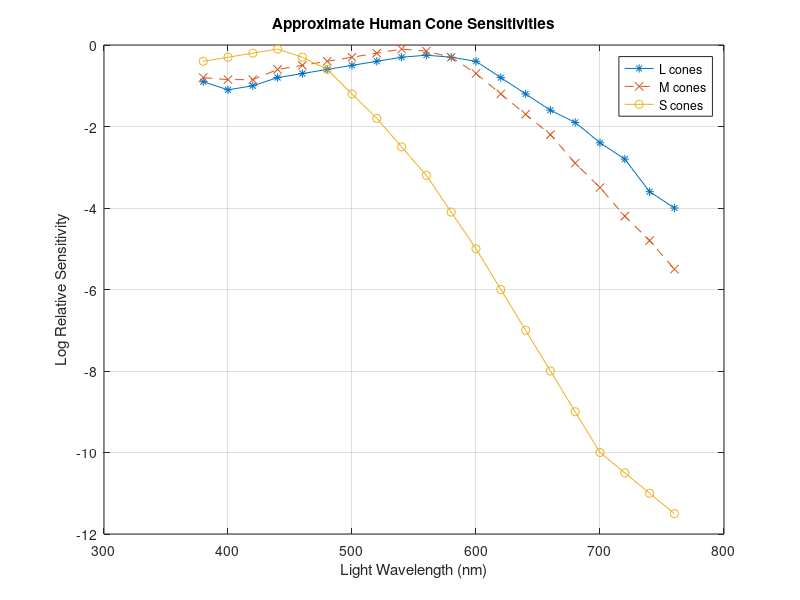
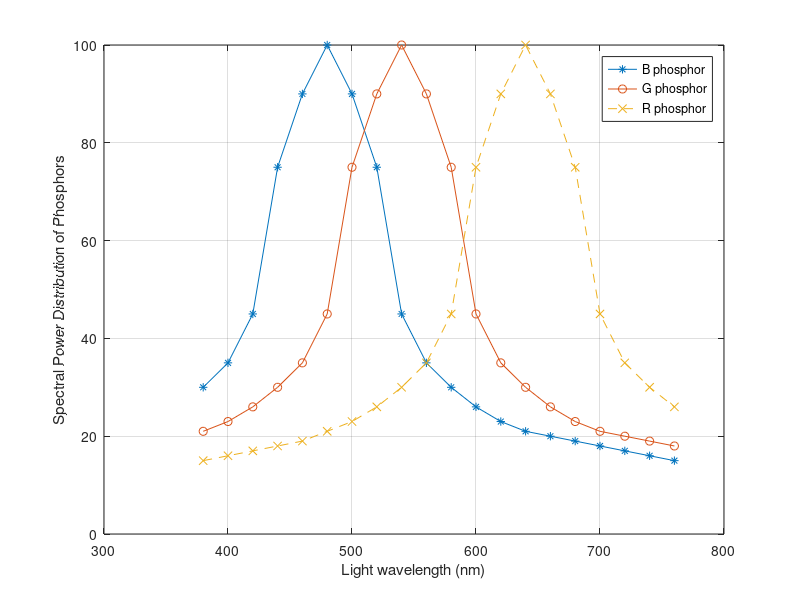
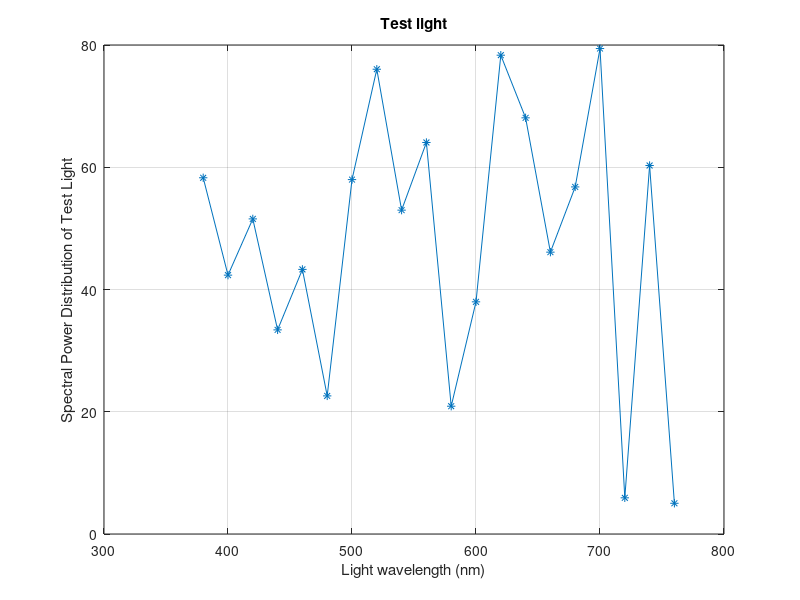
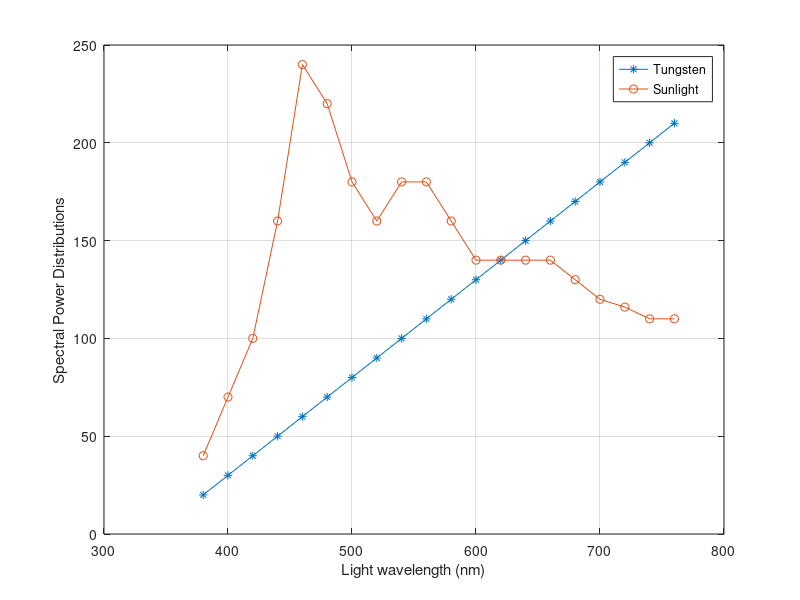

MATLAB code for these plots, in order:
% Data for problem on color perception
close all;
clear all;

% This defines 20 discrete wavelengths
wavelength = 380:20:760; %(nm)

% Define the vectors of cone responsiveness
% Cone sensitivies for wavelengths in the visible range.  This data is 
%  based on a graph on page 93 in Wandell's "Foundations of Vision" 
L_cone_log = [-.9 -1.1 -1 -.8 -.7 -.6 -.5 -.4 -.3 -.25 -.3  -.4 -.8 -1.2 -1.6 -1.9 -2.4 -2.8 -3.6 -4];

M_cone_log = [-.8 -.85 -.85 -.6 -.5 -.4 -.3 -.2 -.1 -.15 -.3  -.7 -1.2 -1.7 -2.2 -2.9 -3.5 -4.2 -4.8 -5.5];

S_cone_log = [-.4 -.3 -.2 -.1 -.3 -.6 -1.2 -1.8 -2.5 -3.2  -4.1 -5 -6  -7 -8 -9 -10 -10.5 -11 -11.5];

% Raise everything to the 10 power to get the actual responsitivies.  
% These vectors contain the coefficients l_i, m_i, and s_i described in the 
% problem statement from shortest to longest wavelength. 
L_coefficients = 10.^(L_cone_log);
M_coefficients = 10.^(M_cone_log);
S_coefficients = 10.^(S_cone_log);

% Plot the cone responsiveness. 
figure(1);
plot(wavelength,L_cone_log,'-*')
hold;
plot(wavelength,M_cone_log,'--x');
plot(wavelength,S_cone_log,'-o')
xlabel('Light Wavelength (nm)');
ylabel('Log Relative Sensitivity');
legend('L cones', 'M cones', 'S cones');
title('Approximate Human Cone Sensitivities');
grid;



% Spectral Power Distribution of phosphors from shortest to longest wavelength
B_phosphor = [30 35 45 75 90 100 90 75 45 35 30 26 23 21 20 19 18 17 16 15];
G_phosphor = [21 23 26 30 35 45 75 90 100 90 75 45 35 30 26 23 21 20 19 18];
R_phosphor = [15 16 17 18 19 21 23 26 30 35 45 75 90 100 90 75 45 35 30 26];

%Plot the phosphors
figure(2);
plot(wavelength, B_phosphor,'-*');
hold;
plot(wavelength, G_phosphor,'-o');
plot(wavelength, R_phosphor,'--x');
grid;
xlabel('Light wavelength (nm)');
ylabel('Spectral Power Distribution of Phosphors');
legend('B phosphor', 'G phosphor', 'R phosphor');


% This is the spectral power distribution of the test light from the 
% shortest wavelength to the longest. 
test_light = [ 58.2792 42.3496 51.5512 33.3951 43.2907 22.5950 57.9807 76.0365  52.9823 64.0526 20.9069  37.9818  78.3329  68.0846 46.1095 56.7829 79.4211 5.9183  60.2869  5.0269]';

%Plot the test light
figure(3);
plot(wavelength, test_light, '-*');
grid;
xlabel('Light wavelength (nm)');
ylabel('Spectral Power Distribution of Test Light');
title('Test light');

% Define approximate spectrums for sunlight and a tungsten bulb.  
% The [powers are in order of increasing wavelength
tungsten = [ 20 30 40 50 60 70  80  90 100 110 120 130 140 150 160 170 180 190 200 210];
sunlight = [40 70 100 160 240 220  180 160 180 180 160 140 140 140 140 130 120 116 110 110];

%Plot the specturms
figure(4);
plot(wavelength,tungsten,'-*');
hold
plot(wavelength,sunlight,'-o');
xlabel('Light wavelength (nm)');
ylabel('Spectral Power Distributions');
legend('Tungsten','Sunlight');
grid;
